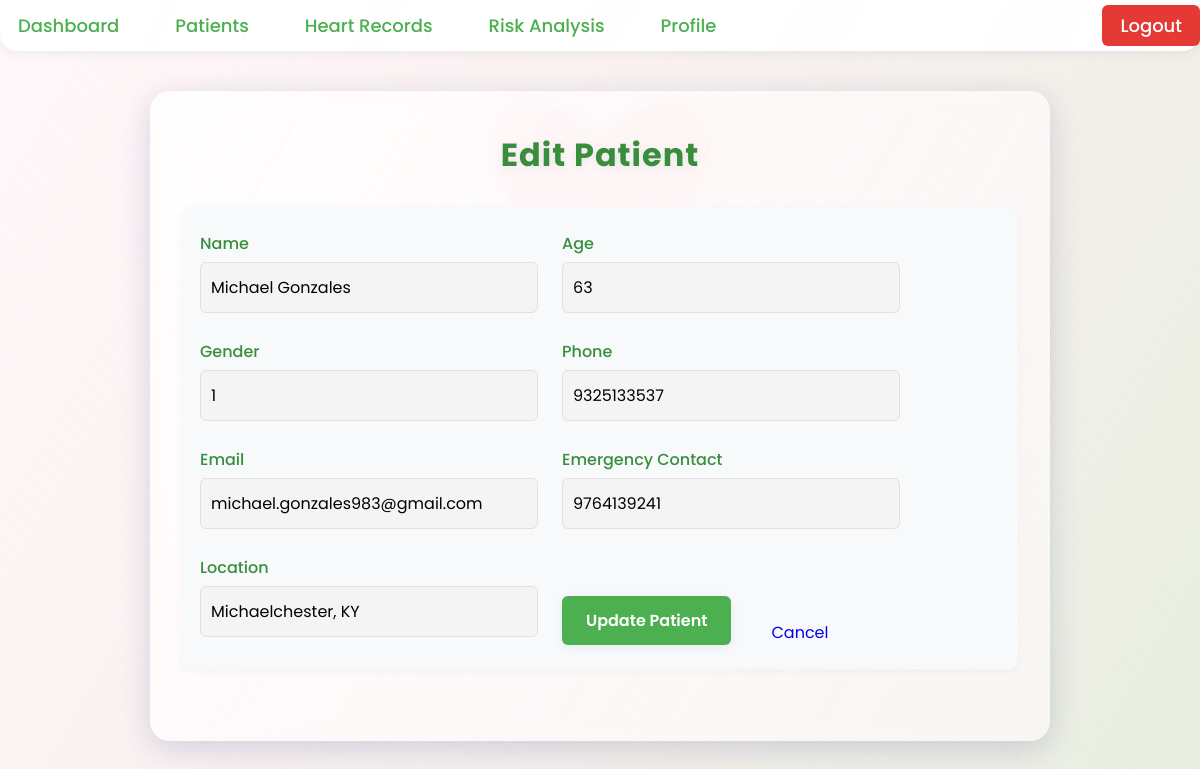
Page /edit_patient/1 (signed in) on the committed database.
### tables this page shows
CREATE TABLE PATIENT (
    patient_id INTEGER PRIMARY KEY AUTOINCREMENT,
    name TEXT,
    age INT,
    gender TEXT,
    phone TEXT,
    email TEXT,
    emergency_contact TEXT,
    location TEXT,
    doctor_id INTEGER,
    FOREIGN KEY(doctor_id) REFERENCES Doctor(doctor_id)
);

### app.py (the view, shortened to what this page needs)
@app.route('/edit_patient/<int:patient_id>', methods=['GET', 'POST'])
def edit_patient(patient_id):
    conn = get_db_connection()
    cursor = conn.cursor()
    cursor.execute('SELECT * FROM patient WHERE patient_id = ?', (patient_id,))
    patient = cursor.fetchone()
    conn.close()
    return render_template('edit_patient.html', patient=patient, user_type=session.get('user_type'))

### app.py (called while the page is built)
def get_db_connection():
    conn = sqlite3.connect('database/health_records.db')  # Replace with the correct path to your database
    conn.row_factory = sqlite3.Row
    return conn

@app.before_request
def require_login():
    allowed_routes = ['login', 'signup', 'static']
    if request.endpoint not in allowed_routes and 'admin_id' not in session and 'doctor_id' not in session:
        return redirect(url_for('login'))

### templates/edit_patient.html (shortened to what this page needs)
<!DOCTYPE html>
<html lang="en">
  <head>
    <link
      rel="stylesheet"
      href="{{ url_for('static', filename='styles.css') }}"
    />
  </head>
  <body>
    <nav>
      <ul
        style="
          display: flex;
          align-items: center;
          justify-content: space-between;
        "
      >
        <div style="display: flex; gap: 20px">
          <li>
            <a
              href="{{ url_for('dashboard') }}"
              class="{% if current_page == 'dashboard' %}active{% endif %}"
              >Dashboard</a
            >
          </li>
          <li>
            <a
              href="{{ url_for('manage_patient') }}"
              class="{% if current_page == 'patient' %}active{% endif %}"
              >Patients</a
            >
          </li>
          <li>
            <a
              href="{{ url_for('manage_heart_record') }}"
              class="{% if current_page == 'heart_record' %}active{% endif %}"
              >Heart Records</a
            >
          </li>
          <li>
            <a
              href="{{ url_for('manage_risk_analysis') }}"
              class="{% if current_page == 'risk_analysis' %}active{% endif %}"
              >Risk Analysis</a
            >
          </li>
          {% if user_type == 'admin' %}
          <li>
            <a
              href="{{ url_for('manage_admin') }}"
              class="{% if current_page == 'admin' %}active{% endif %}"
              >Admin</a
            >
          </li>
          {% elif user_type == 'doctor' %}
          <li>
            <a
              href="{{ url_for('doctor_profile') }}"
              class="{% if current_page == 'profile' %}active{% endif %}"
              >Profile</a
            >
          </li>
          {% endif %}
        </div>
        <li>
          <a
            href="{{ url_for('logout') }}"
            style="
              background: #e53935;
              color: #fff;
              border-radius: 6px;
              padding: 8px 18px;
            "
            >Logout</a
          >
        </li>
      </ul>
    </nav>
    <div class="container">
      <div class="card">
        <h2>Edit Patient</h2>
        <form
          action="{{ url_for('edit_patient', patient_id=patient['patient_id']) }}"
          method="POST"
        >
          <div class="form-group">
            <label for="name">Name</label
            ><input
              type="text"
              name="name"
              required
              value="{{ patient['name'] }}"
            />
          </div>
          <div class="form-group">
            <label for="age">Age</label
            ><input
              type="number"
              name="age"
              required
              value="{{ patient['age'] }}"
            />
          </div>
          <div class="form-group">
            <label for="gender">Gender</label
            ><input
              type="text"
              name="gender"
              required
              value="{{ patient['gender'] }}"
            />
          </div>
          <div class="form-group">
            <label for="phone">Phone</label
            ><input
              type="text"
              name="phone"
              required
              value="{{ patient['phone'] }}"
            />
          </div>
          <div class="form-group">
            <label for="email">Email</label
            ><input
              type="email"
              name="email"
              required
              value="{{ patient['email'] }}"
            />
          </div>
          <div class="form-group">
            <label for="emergency_contact">Emergency Contact</label
            ><input
              type="text"
              name="emergency_contact"
              required
              value="{{ patient['emergency_contact'] }}"
            />
          </div>
          <div class="form-group">
            <label for="location">Location</label
            ><input
              type="text"
              name="location"
              required
              value="{{ patient['location'] }}"
            />
          </div>
          <button type="submit">Update Patient</button>
          <a href="{{ url_for('manage_patient') }}" style="margin-left: 16px"
            >Cancel</a
          >
        </form>
      </div>
    </div>
  </body>
</html>

### static/styles.css (style rules this page uses)
:root { --white-color: #fff; --black-color: #222; --primary-color: #4CAF50; --primary-color-dark: #388e3c; --secondary-color: #f7f9fa; --accent-color: #00bcd4; --error-color: #e53935; --success-color: #43a047; --shadow: 0 4px 16px rgba(44, 62, 80, 0.08); --font-family: "Poppins", sans-serif; --font-medium: 500; --font-size: 16px; --small-font-size: 13px; --large-font-size: 22px; --primary-font-weight: 600; }
* { box-sizing: border-box; padding: 0; margin: 0; }
body, input, button { font-size: var(--font-size); font-family: var(--font-family); }
body { min-height: 100vh; background: url("/static/background-image.jpeg") no-repeat center center fixed, linear-gradient(120deg, #ffe6ec 0%, #e3f9e5 100%); background-size: cover; position: relative; color: var(--black-color); }
body::before { content: ''; position: fixed; top: 0; left: 0; right: 0; bottom: 0; background: linear-gradient(120deg, rgba(255,255,255,0.7) 0%, rgba(255,192,203,0.18) 100%); z-index: 0; pointer-events: none; mix-blend-mode: lighten; }
body::after { content: ''; position: fixed; top: 10%; left: 50%; width: 220px; height: 220px; background-size: contain; opacity: 0.7; z-index: 0; pointer-events: none; transform: translateX(-50%) scale(1.1); animation: floatHeart 7s ease-in-out infinite alternate; }
input, button, textarea { border: none; outline: none; transition: box-shadow 0.2s, background 0.2s; }
a { text-decoration: none; transition: color 0.2s; }
nav { background: rgba(255,255,255,0.95); box-shadow: 0 2px 12px rgba(44, 62, 80, 0.08); border-radius: 0 0 18px 18px; margin-bottom: 32px; position: relative; z-index: 2; text-align: center; padding: 12px 0; }
nav ul { list-style: none; display: inline-flex; gap: 20px; padding: 0; }
nav a { color: var(--primary-color); font-weight: var(--font-medium); font-size: 18px; padding: 10px 18px; border-radius: 8px; transition: background 0.2s, color 0.2s, box-shadow 0.2s; }
.dashboard-container, .card { position: relative; z-index: 1; background: rgba(255,255,255,0.55); box-shadow: 0 8px 32px 0 rgba(31, 38, 135, 0.18); backdrop-filter: blur(8px); -webkit-backdrop-filter: blur(8px); border-radius: 20px; padding: 40px 32px; margin: 40px auto; max-width: 900px; transition: box-shadow 0.2s, transform 0.2s; }
h2 { font-size: 2rem; color: var(--primary-color-dark); text-align: center; margin-bottom: 28px; letter-spacing: 1px; font-weight: 700; text-shadow: 0 2px 8px rgba(44, 62, 80, 0.08); }
form { margin: 24px 0 32px 0; background: var(--secondary-color); padding: 24px 18px; border-radius: 10px; box-shadow: 0 2px 8px rgba(44, 62, 80, 0.04); display: flex; flex-wrap: wrap; gap: 18px 24px; align-items: flex-end; }
label { display: block; margin-bottom: 6px; font-weight: var(--font-medium); color: var(--primary-color-dark); }
input, textarea { width: 100%; padding: 12px 10px; margin-bottom: 8px; background: #f4f4f4; border-radius: 6px; border: 1px solid #e0e0e0; transition: border 0.2s, box-shadow 0.2s; }
button { width: auto; min-width: 120px; padding: 12px 24px; background: var(--primary-color); color: white; font-weight: var(--primary-font-weight); border-radius: 6px; cursor: pointer; box-shadow: 0 2px 8px rgba(44, 62, 80, 0.08); transition: background 0.2s, transform 0.1s; border: none; }

### rows in the picture
PATIENT: name "Michael Gonzales", age "63", gender "1", phone "9325133537", email "michael.gonzales983@gmail.com", emergency_contact "9764139241", location "Michaelchester, KY"
